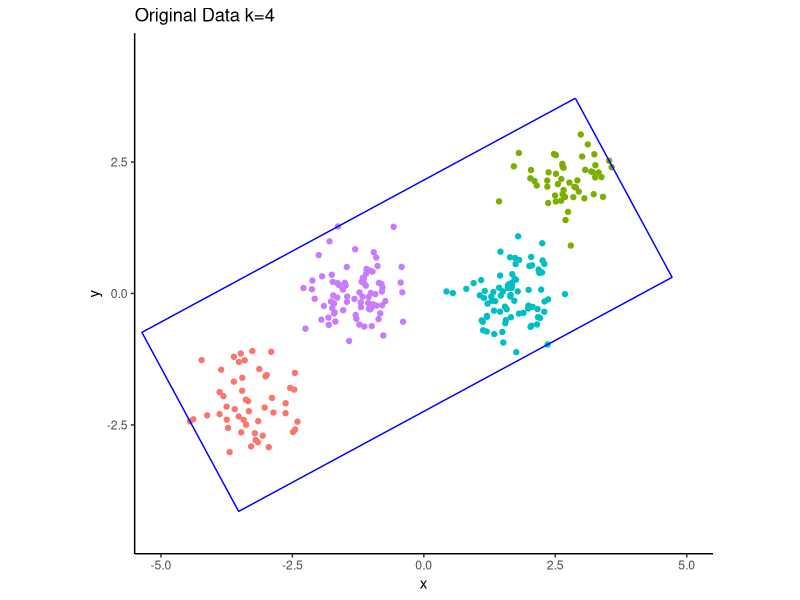
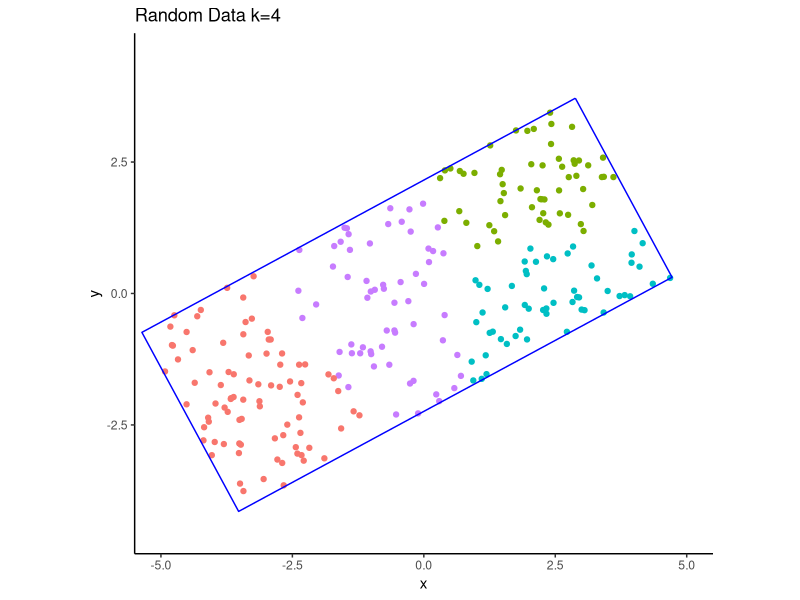
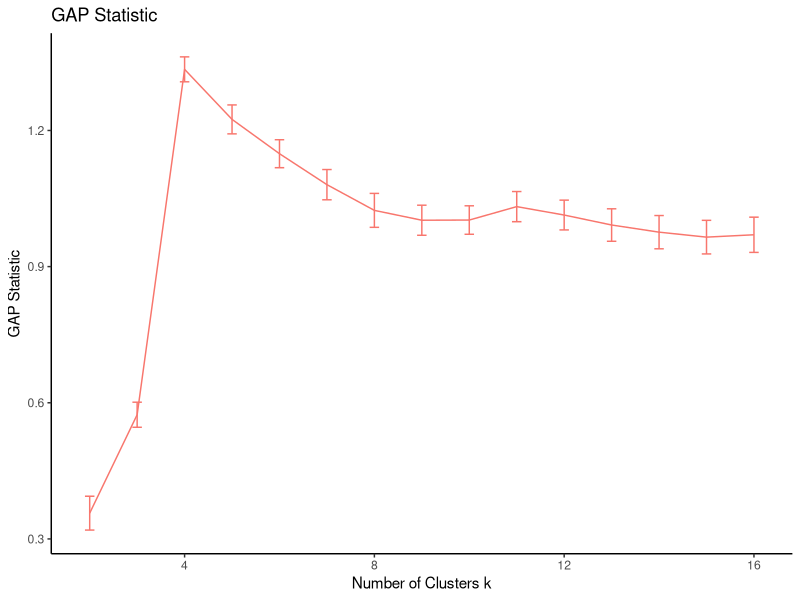
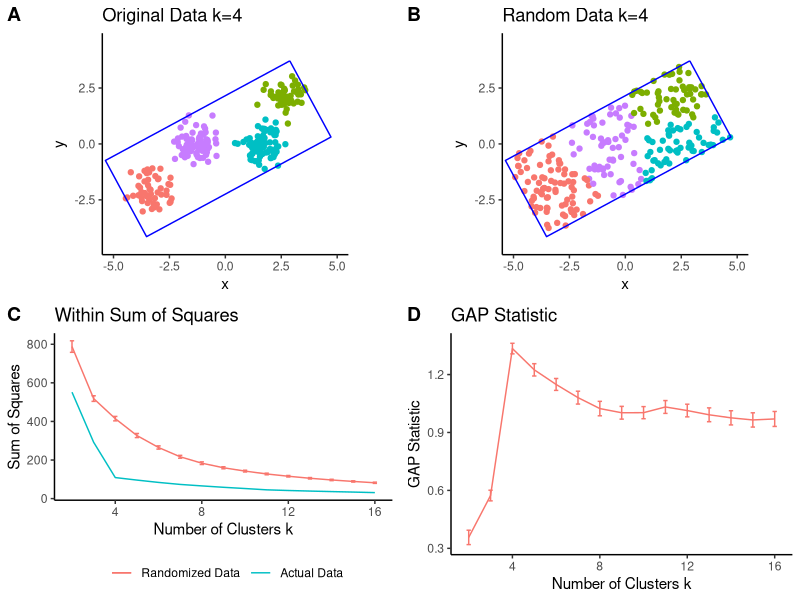
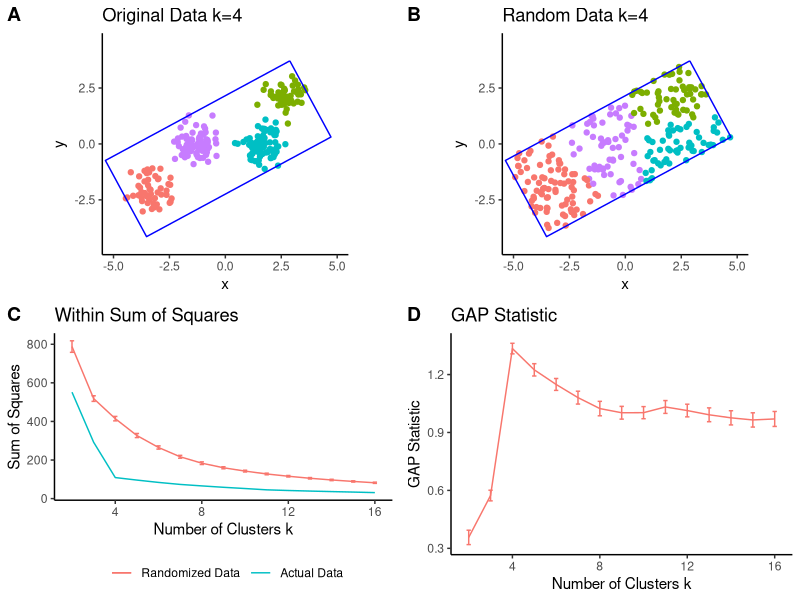

Source code (R) for these figures, in order:
library(ggplot2)
library(cluster)
library(fpc)
library(cowplot)
set.seed(2)

#Create a cluster with center x,y with num point and varianze v.x, v.y
create.cluster <- function(x, y, num, var.x, var.y){
    ex <- rnorm(num, 0, var.x)
    ey <- rnorm(num, 0, var.y)
    return (cbind(ex+x, ey+y))
}

v = 0.45
c1 <- create.cluster(4, 5, 50, v,v)
c2 <- create.cluster(6, 7, 80, v,v)
c3 <- create.cluster(10, 9, 50, v,v)
c4 <- create.cluster(9, 7, 80, v,v)

X <- scale(rbind(c1, c2, c3, c4), scale = FALSE, center =TRUE)

plot_clustering <- function(X, clusters, title, bb){
    plot_data = data.frame(
        x=X[,1],
        y= X[,2],
        result = clusters
    )
    
    g <- ggplot() + ggtitle(title) + 
        theme_classic() + 
        coord_fixed(xlim = c(-5, 5), ylim = c(-4.5,4.5)) +
        xlab("x") + ylab("y") + 
        geom_point(data = plot_data, aes(x = x, y = y, color = factor(result))) + guides(color=FALSE) + 
        geom_path(data=as.data.frame(bb), aes(x=V1, y=V2), color="blue")
    return(g)
}

kclust = kmeans(X, centers = 4, nstart=10)


Q = cov(X)

eval = eigen(Q)$values
evec = eigen(Q)$vectors

X.projected = t(t(evec) %*% t(X))

bb <- rbind(c(min(X.projected[,1]),min(X.projected[,2])),
            c(max(X.projected[,1]),min(X.projected[,2])),
            c(max(X.projected[,1]),max(X.projected[,2])),
            c(min(X.projected[,1]),max(X.projected[,2])),
            c(min(X.projected[,1]),min(X.projected[,2])))

bb.projected <- t(solve(t(evec)) %*% t(bb))

plot_data = plot_clustering(X, kclust$cluster, "Original Data k=4", bb.projected)
plot_data

r.x <- runif(nrow(X), min = min(X.projected[,1]), max = max(X.projected[,1]))
r.y <- runif(nrow(X), min = min(X.projected[,2]), max = max(X.projected[,2]))
R <- cbind(r.x, r.y)
R.projected <- t(solve(t(evec)) %*% t(R))

kclust = kmeans(R.projected, centers = 4, nstart=10)
plt_random = plot_clustering(R.projected, kclust$cluster, "Random Data k=4", bb.projected)
plt_random

null = c()
for(i in c(1:25)){
    r.x <- runif(nrow(X), min = min(X.projected[,1]), max = max(X.projected[,1]))
    r.y <- runif(nrow(X), min = min(X.projected[,2]), max = max(X.projected[,2]))
    R <- cbind(r.x, r.y)
    R.projected <- t(solve(t(evec)) %*% t(R))
    null = rbind(null,sapply(c(2:16), function(k) kmeans(R.projected, k, nstart=100, iter.max = 25)$tot.withinss))
}


plt_data <- data.frame(
    x = c(2:16),
    orig = sapply(c(2:16), function(k) kmeans(X, k, nstart=100)$tot.withinss),
    null = colMeans(null),
    sd = apply(null,2,sd)
)

g <- ggplot(data = plt_data, aes(x = x)) + ggtitle("Within Sum of Squares") + 
    theme_classic() + 
    theme(legend.position="bottom") +
    xlab("Number of Clusters k") + ylab("Sum of Squares") + 
    geom_errorbar(aes(y= null, ymin=null-sd, ymax=null+sd, colour="null"), width=.2) +
    geom_line(aes(y = orig, colour="orig")) + 
    geom_line(aes(y = null, colour="null")) +
    scale_color_discrete(name="", labels = c("Randomized Data", "Actual Data"))
plt_diff <- g


plt_gap_data <- data.frame(
    x = c(2:16),
    gap = log(plt_data$null) - log(plt_data$orig),
    sd = log(plt_data$null+plt_data$sd) - log(plt_data$orig) - log(plt_data$null) + log(plt_data$orig)
)

g <- ggplot(data = plt_gap_data, aes(x = x, y=gap)) + ggtitle("GAP Statistic") + 
    theme_classic() + 
    xlab("Number of Clusters k") + ylab("GAP Statistic") + 
    geom_errorbar(aes(ymin=gap-sd, ymax=gap+sd, colour="Gap"), width=.2) +
    geom_line(aes(colour="Gap")) + guides(color=FALSE)
#scale_color_discrete(name="", labels = c("Randomized Data", "Actual Data"))
plt_gap <- g
plt_gap


combined <- plot_grid(plot_data, plt_random, plt_diff, plt_gap, labels = "AUTO", ncol=2)
combined

factor = 3.7
pdf("./gap.pdf", width=2*factor, height=2*factor)
print(combined)
dev.off()
